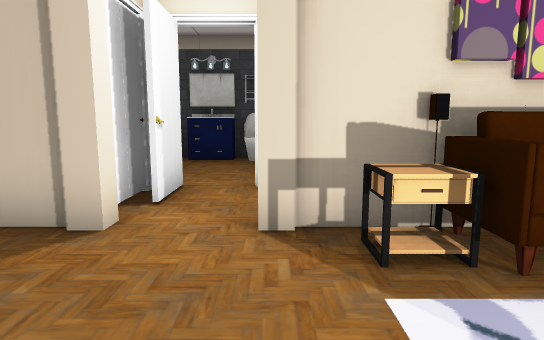
view 1 (above)

18 first-person views from a walk through a Unity game level. The camera is 1.2 m above the floor, tilts 8° down and sees 75° across. Doors are open. The floor is counted in squares, 1 m on a side. Each view is taken from the middle of a square. On the plan, view 1 faces up. The plan holds only what a view shows up to about 14 squares ahead; the rest is blank. Some animated figures are not drawn. Some surface patterns are stand-ins.

view 2
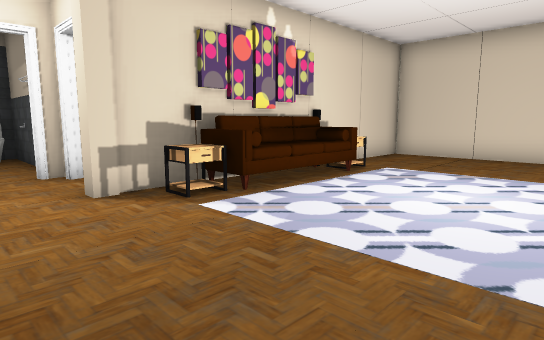

view 3
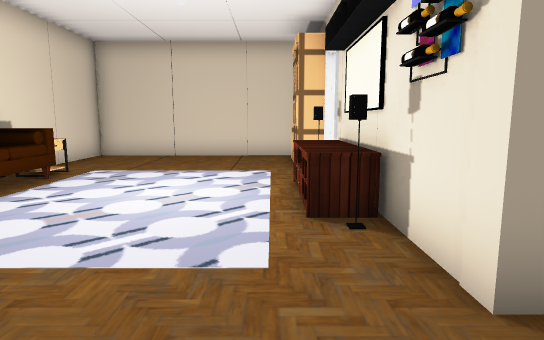

view 4
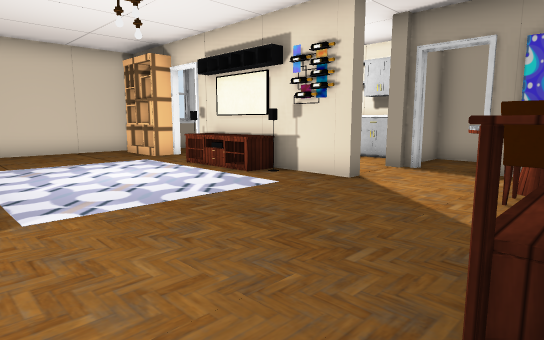

view 5
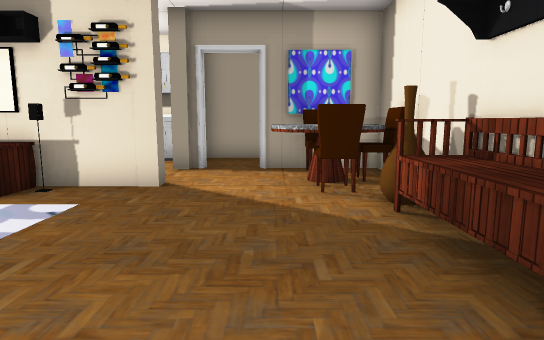

view 6
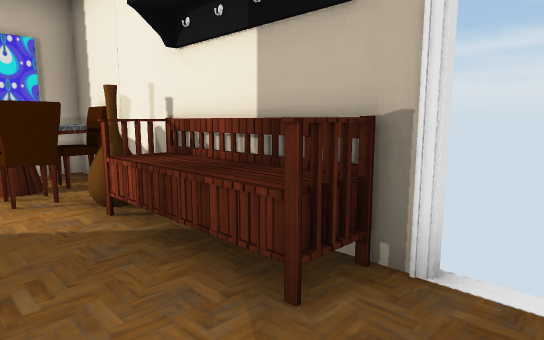

view 7
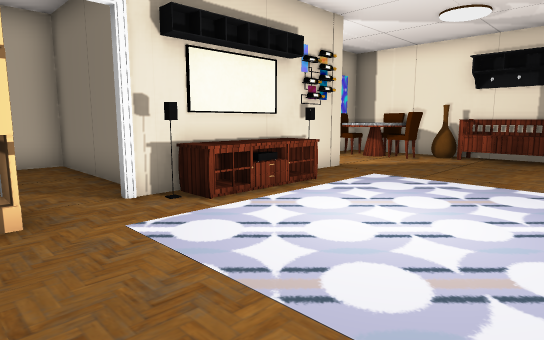

view 8
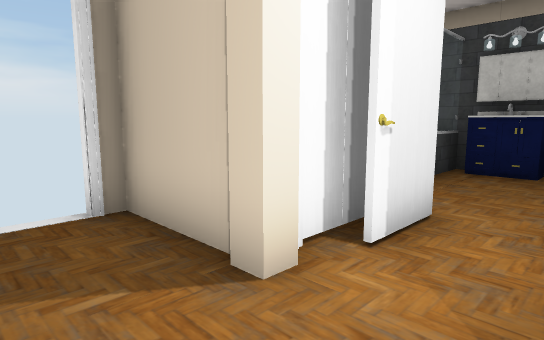

view 9
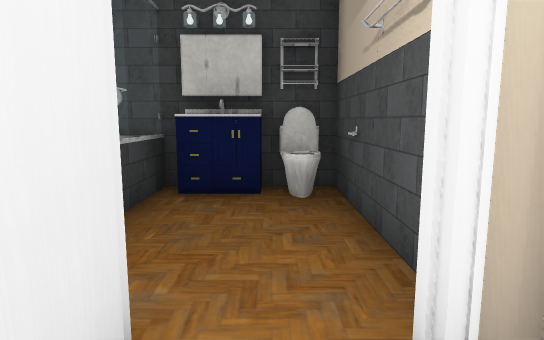

view 10
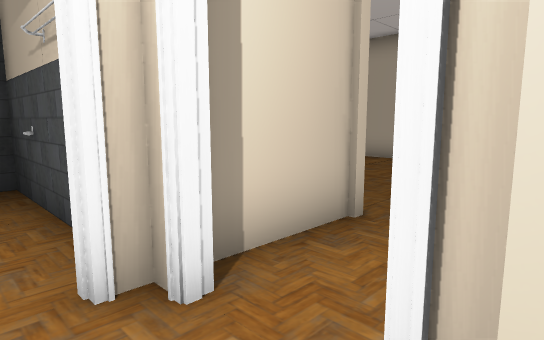

view 11
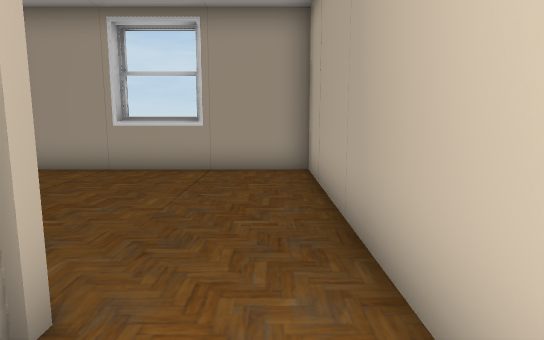

view 12
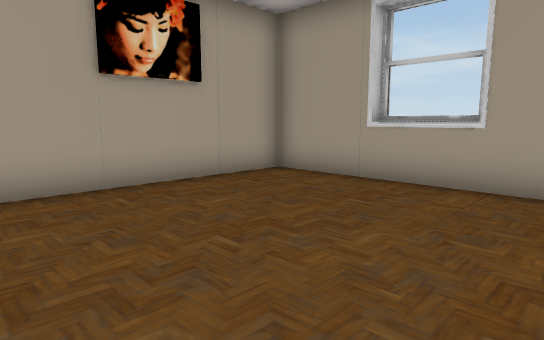

view 13
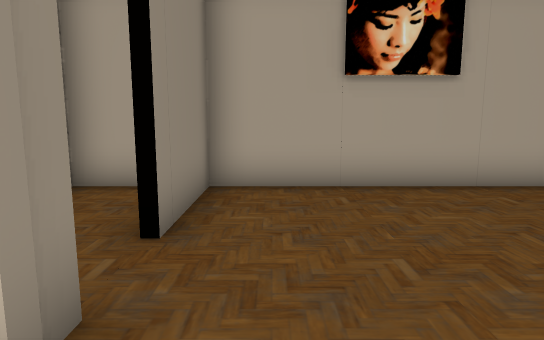

view 14
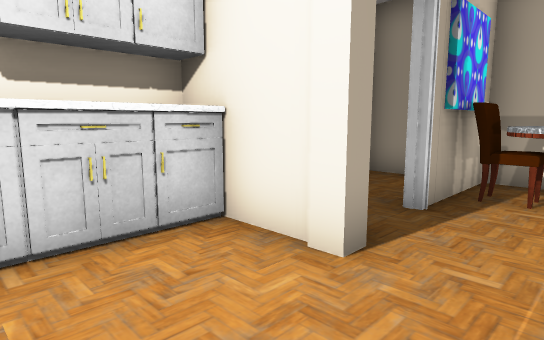

view 15
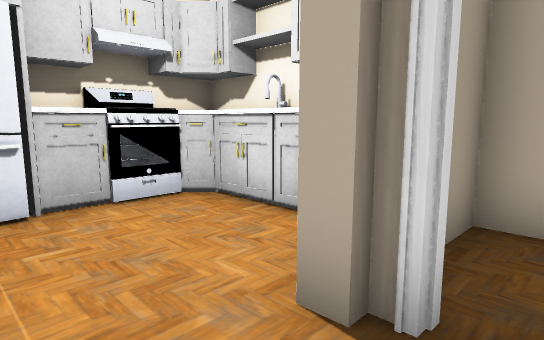

view 16
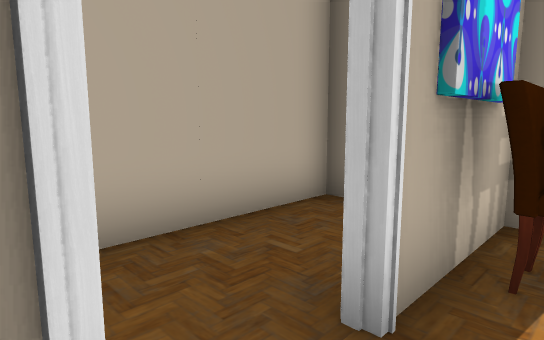

view 17
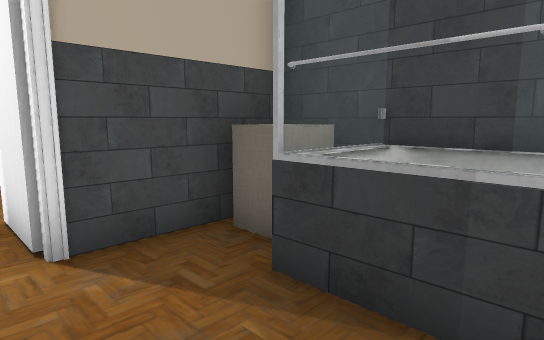

view 18
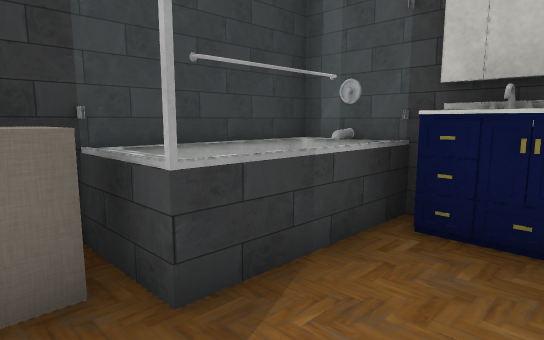

### Floor plan
Ten units are one square. View 1 is at (0, 0); x grows to the right and y downward. Boxes are objects, and circles mark ways between rooms. Rooms are numbered by the first view taken in them; rooms with no view inside come last. Other rooms are left out.
<svg viewBox="-55 -120 162 210">
<path fill="none" stroke="#000" d="M4 34 26 34M44 34 59 34M35 -41 45 -41M42 60 42 50M3 64 3 85M-24 -39 -47 -39M1 74 38 74 43 70M-26 59 -16 59 -16 62M1 -60 1 -64M-47 -21 -47 59 -35 59M0 84 50 84M-21 -61 -21 -44M-16 -66 -16 -49M102 30 102 -39 4 -39M25 -64 5 -64M45 -41 96 -41 96 -114 29 -114 29 -85M16 -114 -1 -114M20 -41 35 -41M99 -67 99 -87M-29 -115 -29 -81M-1 -114 -30 -114M1 -76 1 -115M-30 -66 -16 -66M-35 59 -26 59M-47 74 -47 84 0 84M1 85 1 74M-30 -114 -47 -114 -47 -66 -30 -66M-47 -81 -29 -81 -48 -81"/>
<rect x="-45" y="25" width="30" height="30" fill="#bbb"><title>table</title></rect>
<rect x="-45" y="35" width="10" height="10" fill="#bbb"><title>chair</title></rect>
<rect x="-45" y="15" width="10" height="10" fill="#bbb"><title>vase</title></rect>
<rect x="-45" y="-15" width="10" height="30" fill="#bbb"><title>bench</title></rect>
<rect x="-35" y="45" width="10" height="10" fill="#bbb"><title>chair</title></rect>
<rect x="-35" y="25" width="10" height="10" fill="#bbb"><title>chair</title></rect>
<rect x="-25" y="-45" width="10" height="10" fill="#bbb"><title>pillar</title></rect>
<rect x="-5" y="55" width="10" height="10" fill="#bbb"><title>pillar</title></rect>
<rect x="-5" y="35" width="10" height="10" fill="#bbb"><title>pillar</title></rect>
<rect x="-5" y="-45" width="10" height="10" fill="#bbb"><title>pillar</title></rect>
<rect x="5" y="-35" width="20" height="10" fill="#bbb"><title>table</title></rect>
<rect x="25" y="25" width="10" height="10" fill="#bbb"><title>TV</title></rect>
<rect x="25" y="-35" width="20" height="10" fill="#bbb"><title>sofa</title></rect>
<rect x="35" y="35" width="10" height="10" fill="#bbb"><title>fridge</title></rect>
<rect x="35" y="25" width="10" height="10" fill="#bbb"><title>table</title></rect>
<rect x="45" y="-35" width="20" height="10" fill="#bbb"><title>table</title></rect>
<rect x="65" y="25" width="30" height="10" fill="#bbb"><title>shelf</title></rect>
<rect x="25" y="-65" width="10" height="10" fill="#bbb"><title>pillar</title></rect>
<rect x="-25" y="-115" width="10" height="10" fill="#bbb"><title>cabinet</title></rect>
<rect x="-15" y="-115" width="10" height="10" fill="#bbb"><title>toilet</title></rect>
<rect x="-45" y="-105" width="10" height="30" fill="#bbb"><title>other object</title></rect>
<circle cx="0" cy="-55" r="3" fill="#2a7"/>
<circle cx="-10" cy="-70" r="3" fill="#2a7"/>
<circle cx="-10" cy="60" r="3" fill="#2a7"/>
<text x="20" y="10">1</text>
<text x="50" y="-80">2</text>
<text x="-20" y="-100">3</text>
<text x="-30" y="70">4</text>
<text x="-40" y="-100">5</text>
</svg>
Room 1 opens to room 2. Room 1 opens to room 3. Room 1 opens to room 4.

Where each view was taken, in squares from view 1:
view 1: 0 up, 0 right, facing up
view 2: 2 down, 2 left, facing up-right
view 3: 2 down, 2 left, facing right
view 4: 3 up, 4 left, facing down-right
view 5: 3 up, 2 left, facing down
view 6: 3 up, 2 left, facing down-left
view 7: 2 up, 8 right, facing down-left
view 8: 2 up, 0 right, facing up-left
view 9: 5 up, 1 left, facing up
view 10: 4 up, 1 left, facing up-right
view 11: 5 up, 1 right, facing right
view 12: 5 up, 3 right, facing up-right
view 13: 5 up, 4 right, facing up
view 14: 4 down, 3 right, facing down-left
view 15: 4 down, 1 left, facing down-right
view 16: 5 down, 0 right, facing down-left
view 17: 10 up, 1 left, facing down-left
view 18: 7 up, 1 left, facing up-left
